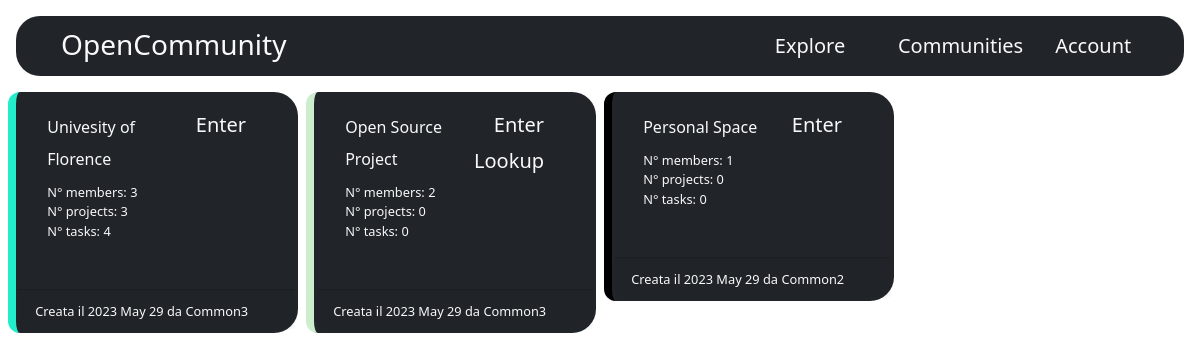
/communities/ (signed in), run on an earlier commit of the app's database.
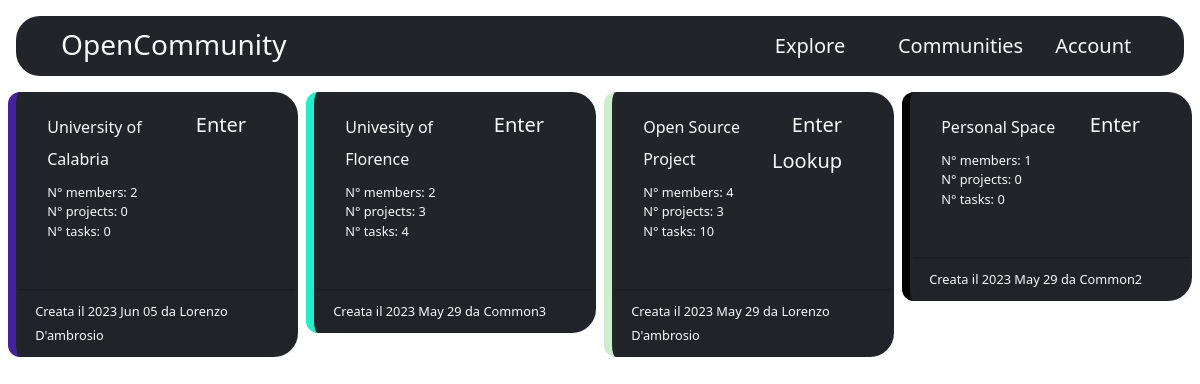
And on a later commit of the database.
### TaskKit/tasks/models/community.py (models this page shows, shortened)
class Community(models.Model):
    name = models.CharField(max_length=100)
    members = models.ManyToManyField(User, related_name='communities')
    color = models.CharField(max_length=8)
    is_open = models.BooleanField(default=0)
    is_public = models.BooleanField(default=0)
    creation_date = models.DateTimeField(auto_now_add=True)
    founder_user = models.ForeignKey(User, on_delete=models.CASCADE, related_name='founded_communities')
    @property
    def number_of_members(self):
        return self.members.count()
    @property
    def number_of_projects(self):
        return self.projects.all().count()
    @property
    def number_of_tasks(self):
        return self.projects.values_list('tasks', flat=1).count()

### TaskKit/views.py (the view)
# urls.py: path('communities/', views.page_communities, name='communities'),
def page_communities(request):
    if not request.user:
        return render(request, 'pages/index.html')
    communities = Community.objects \
        .filter(members__in=[request.user])\
        .order_by('-creation_date')
    return render(request, 'pages/communities.html', {'communities': communities})

### TaskKit/tasks/templatetags/filters.py (called while the page is built)
@register.filter
def is_member_of(user, community):
    return user in community.members.all()

### templates/pages/communities.html (shortened to what this page needs)
{% extends 'main/layout.html' %}
{% block content %}
 <div class="community-container container-fluid m-0 g-3 align-items-center justify-content-center w-100">
     {% if communities %}
         <div class="row row-cols-2 row-cols-lg-4 g-2">
            {% for community in communities %}
                <div class="col">
                    {% include 'community/community.html' with community=community redirect="communities" %}
                </div>
            {% endfor %}
         </div>
    {% else %}
        <div class="row col-12 p-4">
            <h2>You had join no community yet</h2>
        </div>
     {% endif %}
</div>
{% endblock %}

### templates/community/community.html (shortened to what this page needs)
{% load static %}
{% load filters %}
<link rel="stylesheet" type="text/css"
      href="{% static 'style/community/community.css' %}"
>
<div class="community card bg-dark text-light"
    style="border-color: #{{ community.color }}">
    <div class="card-body">
        <div class="container">
            <div class="row">
                <div class="col">
                    <h6 class="card-title pb-2">{{ community.name }}</h6>
                    <p class="card-text">N° members: {{ community.number_of_members }}</p>
                    <p class="card-text">N° projects: {{ community.number_of_projects }}</p>
                    <p class="card-text">N° tasks: {{ community.number_of_tasks }}</p>
                </div>
                <div class="col-auto d-flex flex-column pt-1 gap-3 align-content-start align-items-end">
                    {% if request.user|is_member_of:community%}
                        <h5>
                            <a href="{% url 'community_detail' community_id=community.id page=redirect %}">
                                Enter
                                <i class="fa-solid fa-hand-pointer mr-2"></i>
                            </a>
                        </h5>
                    {% endif %}
                    {% if not request.user.is_logged and community.is_open%}
                        <h5>
                            <a href="{% url 'community_detail' community_id=community.id page=redirect %}">
                                Lookup
                                <i class="fa-solid fa-hand-pointer mr-2"></i>
                            </a>
                        </h5>
                    {% endif %}
                </div>
            </div>
        </div>
    </div>
    <div class="card-footer">
        <small class="card-text">
            Creata il {{ community.creation_date|date:"Y M d" }}
                da {{ community.founder_user }}
            </small>
    </div>
</div>

What changed in the data, as far as the page shows it:
added Community: name "University of Calabria", number_of_members "2", number_of_projects "0", number_of_tasks "0", shows "Enter", creation_date "2023 Jun 05", founder_user "Lorenzo D'ambrosio"
computed for Community "Univesity of Florence": number_of_members "3" → "2"
changed Community "Open Source Project": number_of_members "2" → "4"; number_of_projects "0" → "3"; number_of_tasks "0" → "10"; founder_user "Common3" → "Lorenzo D'ambrosio"
